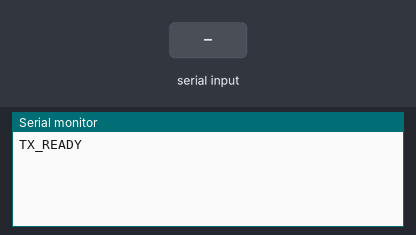
A sketch run on a simulated Arduino Uno, built with avr-gcc and run on an emulated ATmega328P. Parts: the last lines printed to the serial monitor. The inputs (shaded band) are chosen by the test bench. No radio packets arrive unless stated.

Above: at 1.2 s.
1.3 s: "1\n" received over Serial
At 1.7 s:
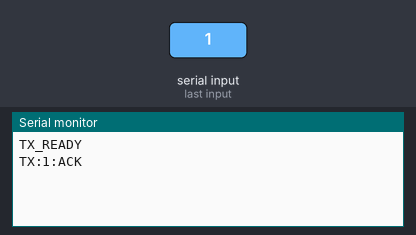
2.8 s: "0\n" received over Serial
At 4.0 s:
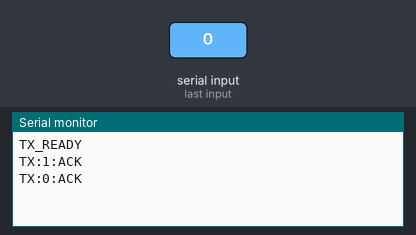
4.3 s: "2\n" received over Serial
At 5.1 s:
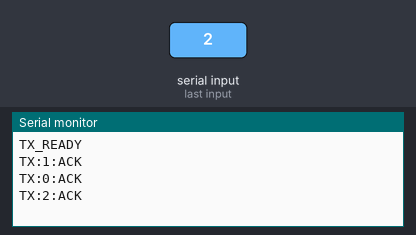

The sketch:

Nrf24l01_tx.ino
```cpp
/*
  ============================================================
  NRF24L01_TX.ino — Transmitter Sketch (Bridge Compatible)
  Upload to : Arduino UNO #1
  Library   : RF24 by TMRh20 (install via Library Manager)
  Baud Rate : 115200

  HOW TO USE WITH THE BROWSER SIMULATOR:
    1. Upload this sketch to your TX Arduino.
    2. Open the simulator in Chrome/Edge.
    3. Set mode to HARDWARE or BRIDGE.
    4. Click "CONNECT TX" and select this Arduino's COM port.
    5. Type a message and click TRANSMIT — the browser sends
       it via Web Serial → this Arduino → NRF24L01 → wireless.

  SERIAL PROTOCOL:
    Browser → Arduino : "<payload>\n"
    Arduino → Browser : "TX:<payload>:ACK\n"  or  "TX:<payload>:NOACK\n"

  NRF24L01 WIRING (3.3 V !):
    VCC  → 3.3V  (add 10µF cap between VCC & GND for stability)
    GND  → GND
    CE   → D9
    CSN  → D10
    SCK  → D13
    MOSI → D11
    MISO → D12
    IRQ  → (optional) D2
  ============================================================
*/

#include <SPI.h>
#include <nRF24L01.h>
#include <RF24.h>

// ── Configuration ─────────────────────────────────────────
const uint64_t PIPE    = 0xE7E7E7E7E7LL;  // Must match RX
const uint8_t  CHANNEL = 76;              // 2.476 GHz
// ──────────────────────────────────────────────────────────

RF24  radio(9, 10);         // CE=D9, CSN=D10
char  payload[33];          // NRF max payload = 32 bytes

void setup() {
  Serial.begin(115200);

  radio.begin();
  radio.setPALevel(RF24_PA_HIGH);
  radio.setDataRate(RF24_1MBPS);
  radio.setChannel(CHANNEL);
  radio.openWritingPipe(PIPE);
  radio.stopListening();

  Serial.println("TX_READY");
}

void loop() {
  // Wait for a command from the browser (newline-terminated)
  if (Serial.available()) {
    int len = Serial.readBytesUntil('\n', payload, 32);
    payload[len] = '\0';

    // Transmit wirelessly
    bool ok = radio.write(payload, len + 1);

    // Echo result back to browser
    Serial.print("TX:");
    Serial.print(payload);
    Serial.println(ok ? ":ACK" : ":NOACK");
  }
}
```

Measured:
- after the input at 1.3 s, the serial monitor: prints a new line at once (image 1)
- after the input at 2.8 s, the serial monitor: prints a new line at once (image 2)
- after the input at 4.3 s, the serial monitor: prints a new line at once (image 3)
